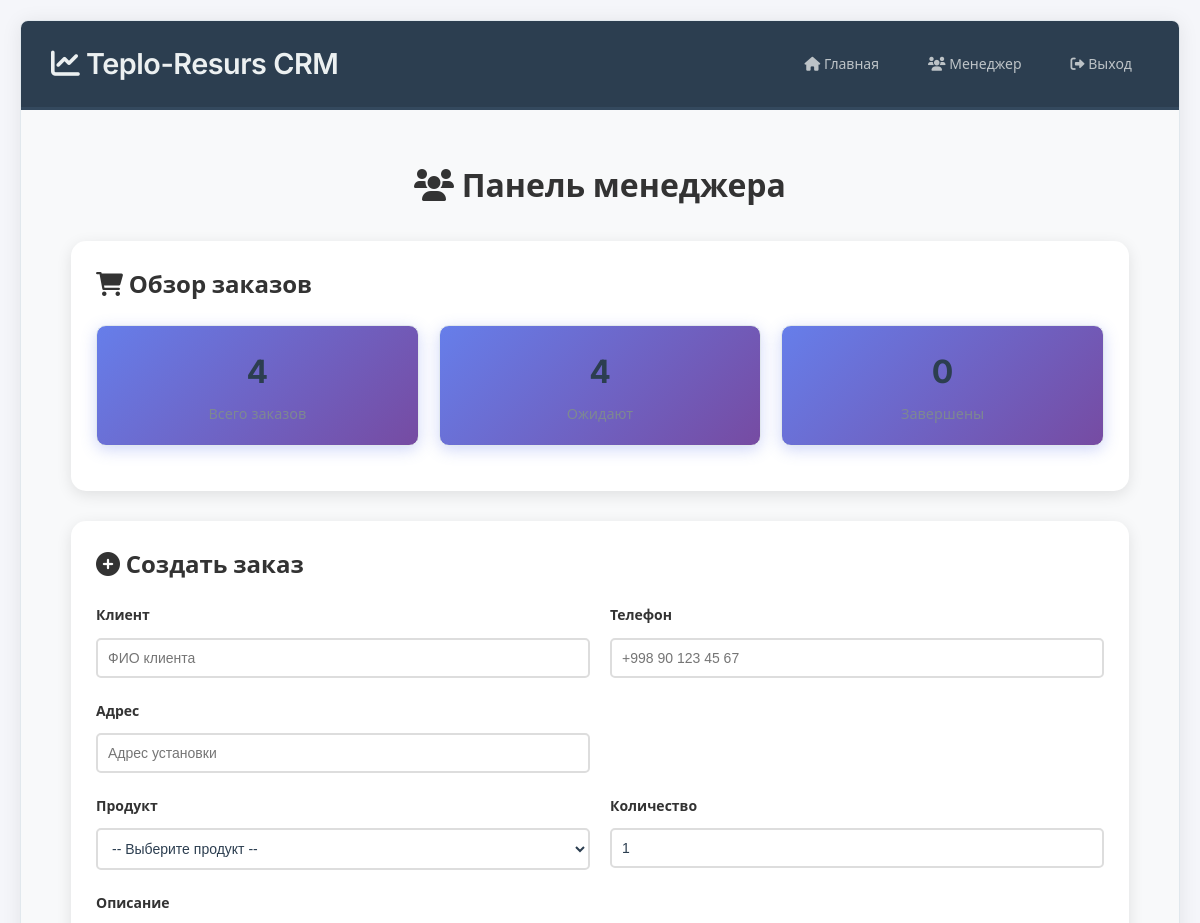
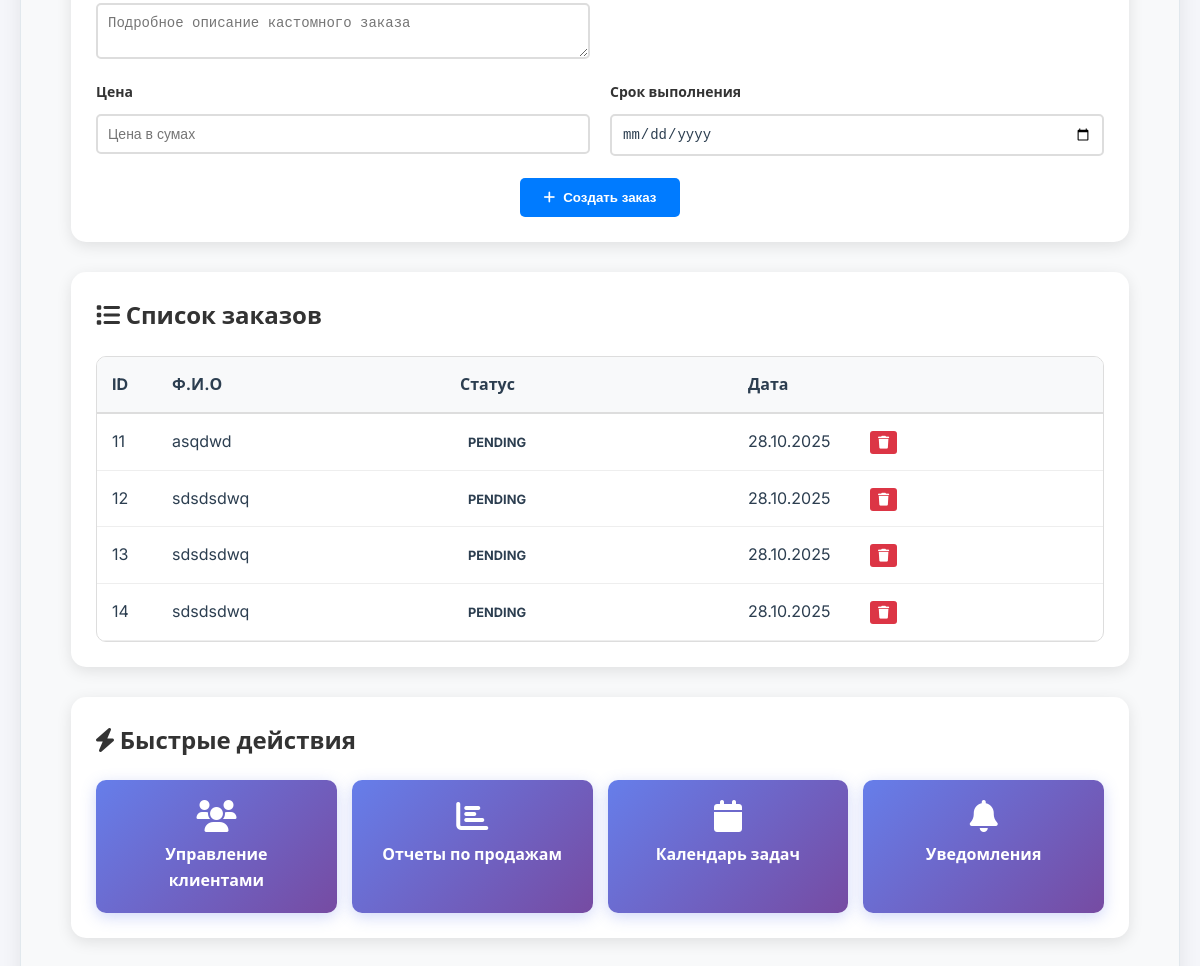
Page /manager (signed in) on the earlier database version (2 pictures, top to bottom).
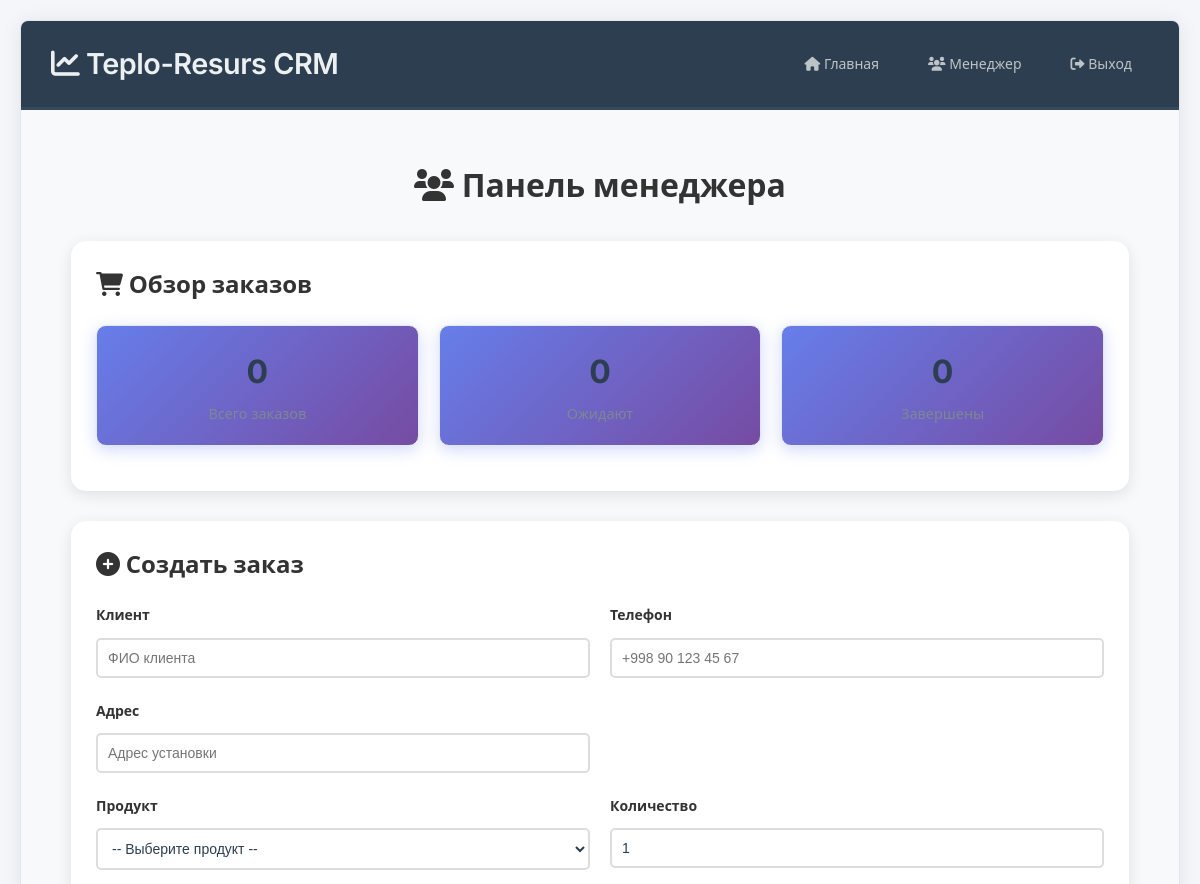
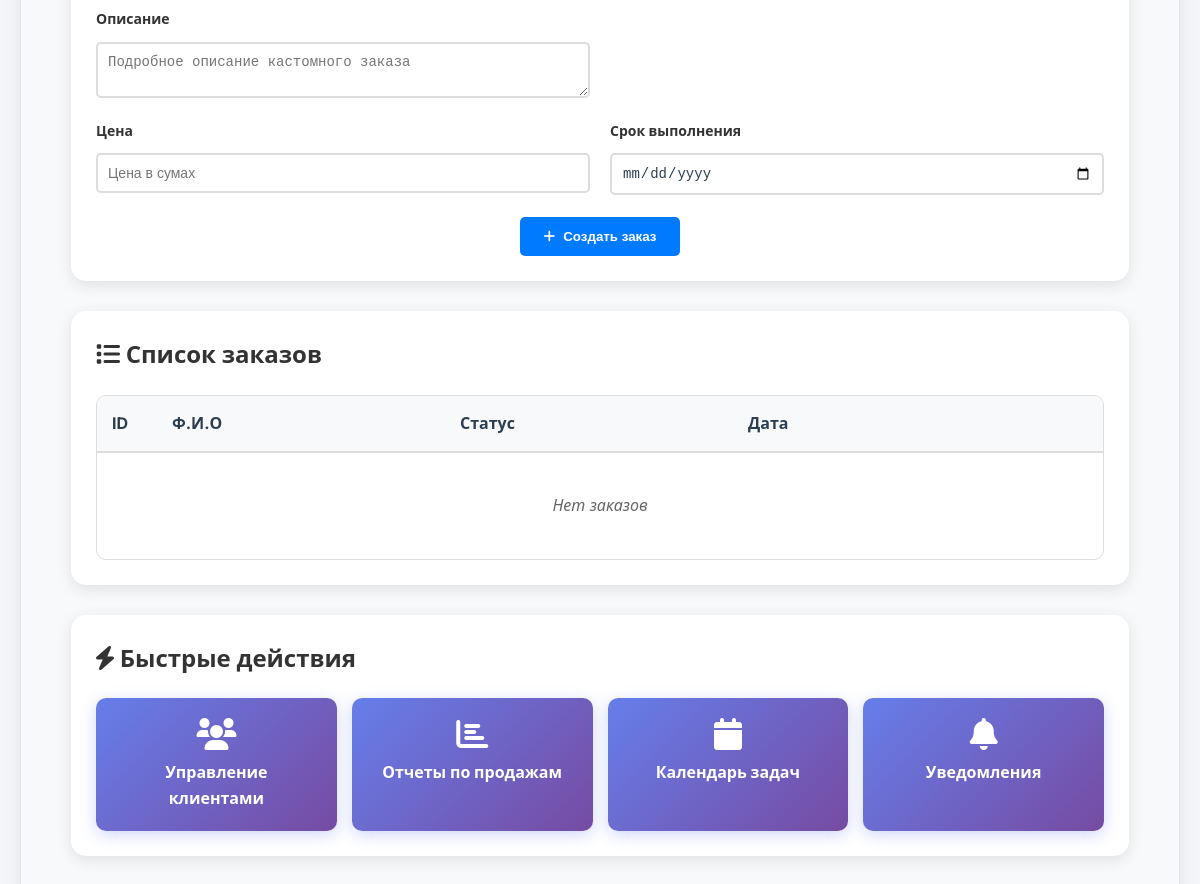
Same page on the later database version (2 pictures, top to bottom).
### models.py (models this page shows, shortened)
class Order(db.Model):
    id = db.Column(db.Integer, primary_key=True)
    order_number = db.Column(db.String(50), unique=True, nullable=True)
    customer_name = db.Column(db.String(100), nullable=False)
    customer_phone = db.Column(db.String(20))
    customer_email = db.Column(db.String(120))
    total_amount = db.Column(db.Float, nullable=False)
    status = db.Column(db.String(20), default='pending')
    order_date = db.Column(db.DateTime, default=datetime.utcnow)
    delivery_date = db.Column(db.DateTime)
    notes = db.Column(db.Text)
    user_id = db.Column(db.Integer, db.ForeignKey('user.id'), nullable=False)
    items = db.relationship('OrderItem', backref='order', lazy=True, cascade='all, delete-orphan')
    custom_orders = db.relationship('CustomOrder', backref='order', lazy=True, cascade='all, delete-orphan')

### app.py (the view, shortened to what this page needs)
    @app.route('/manager', methods=['GET','POST', 'DELETE'])
    @role_required('manager')
    def manager_dashboard():
        orders = Order.query.all()
        users = User.query.all()
        products = Product.query.all()
        if request.method == "DELETE":
            order = Order.query.get(request.get_json().get('order_id'))
            db.session.delete(order)
            db.session.commit()
        total_orders = Order.query.count()
        pending_orders = Order.query.filter_by(status='pending').count()
        completed_orders = Order.query.filter_by(status='completed').count()
        return render_template('manager.html',
                             orders=orders, users=users,
                             total_orders=total_orders, pending_orders=pending_orders,
                             completed_orders=completed_orders, products=products)

### models.py (called while the page is built)
    def has_role(self, role_name):
        return any(role.name == role_name for role in self.roles)

### templates/manager.html (shortened to what this page needs)
{% extends 'base.html' %}
{% block content %}
<div class="dashboard">
  <h2><i class="fas fa-users"></i> Панель менеджера</h2>
  <div class="orders-overview">
    <h3><i class="fas fa-shopping-cart"></i> Обзор заказов</h3>
    <div class="stats-grid">
      <div class="stat-card">
        <div class="stat-number">{{ total_orders or 0 }}</div>
        <div class="stat-label">Всего заказов</div>
      </div>
      <div class="stat-card">
        <div class="stat-number">{{ pending_orders or 0 }}</div>
        <div class="stat-label">Ожидают</div>
      </div>
      <div class="stat-card">
        <div class="stat-number">{{ completed_orders or 0 }}</div>
        <div class="stat-label">Завершены</div>
      </div>
    </div>
  </div>
  <div class="create-order-section">
    <h3><i class="fas fa-plus-circle"></i> Создать заказ</h3>
    <form id="ordercreate" onsubmit="createOrder(event)">
      <div class="form-row">
        <div class="form-group">
          <label for="client_name">Клиент</label>
          <input type="text" id="client_name" name="client_name" placeholder="ФИО клиента" required>
        </div>
        <div class="form-group">
          <label for="client_phone">Телефон</label>
          <input type="tel" id="client_phone" name="client_phone" placeholder="+998 90 123 45 67" required>
        </div>
      </div>
      <div class="form-row">
        <div class="form-group">
          <label for="client_address">Адрес</label>
          <input type="text" id="client_address" name="client_address" placeholder="Адрес установки" required>
        </div>
      </div>
      <div id="standard-fields">
        <div class="form-row">
          <div class="form-group">
            <label for="product">Продукт</label>
            <select id="product" name="product">
              <option value="">-- Выберите продукт --</option>
            </select>
          </div>
          <div class="form-group">
            <label for="quantity">Количество</label>
            <input type="number" id="quantity" name="quantity" min="1" value="1">
          </div>
        </div>
      </div>
      <div id="custom-fields">
        <div class="form-row">
          <div class="form-group">
            <label for="custom_description">Описание</label>
            <textarea id="custom_description" name="custom_description"
              placeholder="Подробное описание кастомного заказа"></textarea>
          </div>
        </div>
        <div class="form-row">
          <div class="form-group">
            <label for="custom_price">Цена</label>
            <input type="number" id="custom_price" name="custom_price" placeholder="Цена в сумах">
          </div>
          <div class="form-group">
            <label for="deadline">Срок выполнения</label>
            <input type="date" id="deadline" name="deadline">
          </div>
        </div>
      </div>
      <div class="form-actions">
        <button type="submit" class="btn-primary" >
          <i class="fas fa-plus"></i> Создать заказ
        </button>
      </div>
      </form>
  </div>
  <div class="orders-list">
    <h3><i class="fas fa-list"></i> Список заказов</h3>
    <div class="orders-table">
      <div class="table-header">
        <div class="col-id">ID</div>
        <div class="col-product">Ф.И.О</div>
        <div class="col-status">Статус</div>
        <div class="col-date">Дата</div>
      </div>
      {% for order in orders[:10] if orders %}
      <div class="table-row">
        <div class="col-id">{{ order.id }}</div>
        <div class="col-client">{{ order.customer_name or 'N/A' }}</div>
        <div class="col-status">
          <span class="status-badge status-{{ order.status or 'new' }}">
            {{ order.status or 'Новый' }}
          </span>
        </div>
        <div class="col-date">{{ order.order_date.strftime('%d.%m.%Y') if order.order_date else 'N/A' }}</div>
        <div class="col-actions">
          <button class="btn-small btn-danger" onclick="deleteOrder({{ order.id }})">
            <i class="fas fa-trash"></i>
          </button>
        </div>
      </div>
      {% else %}
      <div class="no-orders">Нет заказов</div>
      {% endfor %}
    </div>
  </div>
  <div class="quick-actions">
    <h3><i class="fas fa-bolt"></i> Быстрые действия</h3>
    <div class="action-buttons">
      <a href="#" class="action-btn" onclick="showClientsModal()">
        <i class="fas fa-users"></i>
        <span>Управление клиентами</span>
      </a>
      <a href="#" class="action-btn" onclick="showReportsModal()">
        <i class="fas fa-chart-bar"></i>
        <span>Отчеты по продажам</span>
      </a>
      <a href="#" class="action-btn" onclick="showCalendarModal()">
        <i class="fas fa-calendar"></i>
        <span>Календарь задач</span>
      </a>
      <a href="#" class="action-btn" onclick="showNotificationsModal()">
        <i class="fas fa-bell"></i>
        <span>Уведомления</span>
      </a>
    </div>
  </div>
</div>
{% endblock %}

### templates/base.html (shortened to what this page needs)
<!doctype html>
<html lang="ru">
<head>
  <link rel="stylesheet" href="{{ url_for('static', filename='css/custom.css') }}">
  <link href="https://cdnjs.cloudflare.com/ajax/libs/font-awesome/6.0.0/css/all.min.css" rel="stylesheet">
</head>
<body>
<div class="container">
    <header class="header">
        <h1><i class="fas fa-chart-line"></i> Teplo-Resurs CRM</h1>
        {% if current_user.is_authenticated %}
            <div class="nav">
                <a href="{{ url_for('index') }}"><i class="fas fa-home"></i> Главная</a>
                {% if current_user.has_role('manager') %}<a href="{{ url_for('manager_dashboard') }}"><i class="fas fa-users"></i> Менеджер</a>{% endif %}
                <a href="{{ url_for('logout') }}"><i class="fas fa-sign-out-alt"></i> Выход</a>
            </div>
        {% endif %}
    </header>
    <main class="main">
        {% block content %}{% endblock %}
    </main>
</div>
</body>
</html>

### static/css/custom.css (style rules this page uses)
* { margin: 0; padding: 0; box-sizing: border-box; }
body { font-family: 'Inter', 'Segoe UI', Tahoma, Geneva, Verdana, sans-serif; background: #f5f6fa; color: #2c3e50; min-height: 100vh; padding: 20px; line-height: 1.6; }
.container { max-width: 1200px; margin: 0 auto; background: #ffffff; border-radius: 8px; box-shadow: 0 2px 20px rgba(0, 0, 0, 0.08); border: 1px solid #e1e8ed; overflow: hidden; }
.header { background: #2c3e50; color: #ecf0f1; padding: 20px 30px; display: flex; justify-content: space-between; align-items: center; box-shadow: 0 2px 10px rgba(0, 0, 0, 0.1); border-bottom: 3px solid #34495e; }
.header h1 { font-size: 1.8em; font-weight: 600; color: #ecf0f1; letter-spacing: -0.5px; }
.nav { display: flex; gap: 15px; align-items: center; }
.nav a { color: #bdc3c7; text-decoration: none; padding: 8px 16px; border-radius: 4px; background: transparent; transition: all 0.2s ease; font-weight: 500; font-size: 14px; border: 1px solid transparent; }
.main { padding: 30px; background: #f8f9fa; }
input, select, textarea { padding: 10px 12px; margin: 6px 0; display: block; width: 100%; border: 1px solid #bdc3c7; border-radius: 4px; font-size: 14px; transition: all 0.2s ease; background: #ffffff; color: #2c3e50; }
.form-group { margin-bottom: 16px; }
.form-group label { display: block; margin-bottom: 6px; font-weight: 600; color: #2c3e50; font-size: 14px; }
.stats-grid { display: grid; grid-template-columns: repeat(auto-fit, minmax(250px, 1fr)); gap: 16px; margin-bottom: 24px; }
.stat-card { background: white; padding: 20px; border-radius: 6px; text-align: center; box-shadow: 0 1px 3px rgba(0, 0, 0, 0.1); transition: all 0.2s ease; position: relative; border: 1px solid #e1e8ed; }
.stat-number { font-size: 2em; font-weight: 700; color: #2c3e50; margin-bottom: 8px; }
.stat-label { color: #7f8c8d; font-weight: 500; font-size: 13px; }

### templates/manager.html (style rules this page uses)
.dashboard { max-width: 1200px; margin: 0 auto; padding: 20px; }
.dashboard h2 { color: #333; margin-bottom: 30px; font-size: 2em; text-align: center; }
.orders-overview, .create-order-section, .orders-list, .quick-actions { background: white; padding: 25px; border-radius: 15px; box-shadow: 0 4px 15px rgba(0, 0, 0, 0.1); margin-bottom: 30px; }
.orders-overview h3, .create-order-section h3, .orders-list h3, .quick-actions h3 { color: #333; margin-bottom: 20px; font-size: 1.5em; }
.stats-grid { display: grid; grid-template-columns: repeat(auto-fit, minmax(200px, 1fr)); gap: 20px; margin-bottom: 20px; }
.stat-card { background: linear-gradient(135deg, #667eea 0%, #764ba2 100%); color: white; padding: 20px; border-radius: 10px; text-align: center; box-shadow: 0 4px 15px rgba(102, 126, 234, 0.3); }
.stat-number { font-size: 2em; font-weight: bold; margin-bottom: 5px; }
.stat-label { font-size: 0.9em; opacity: 0.9; }
.form-row { display: grid; grid-template-columns: 1fr 1fr; gap: 20px; }
.form-group { display: flex; flex-direction: column; }
.form-group label { margin-bottom: 5px; font-weight: bold; color: #333; }
.form-group input, .form-group select, .form-group textarea { padding: 10px; border: 2px solid #ddd; border-radius: 5px; font-size: 14px; transition: border-color 0.3s ease; }
.form-actions { display: flex; gap: 15px; justify-content: center; }
.btn-primary, .btn-secondary { padding: 12px 24px; border: none; border-radius: 5px; cursor: pointer; font-weight: bold; display: flex; align-items: center; gap: 8px; transition: all 0.3s ease; }
.btn-primary { background: #007bff; color: white; }
.orders-table { border: 1px solid #ddd; border-radius: 10px; overflow: hidden; }
.table-header { display: grid; grid-template-columns: 60px 1fr 1fr 120px 100px 120px; background: #f8f9fa; font-weight: bold; padding: 15px; border-bottom: 2px solid #ddd; }
.no-orders { text-align: center; color: #666; font-style: italic; padding: 40px; }
.action-buttons { display: grid; grid-template-columns: repeat(auto-fit, minmax(200px, 1fr)); gap: 15px; }
.action-btn { display: flex; flex-direction: column; align-items: center; padding: 20px; background: linear-gradient(135deg, #667eea 0%, #764ba2 100%); color: white; text-decoration: none; border-radius: 10px; transition: all 0.3s ease; box-shadow: 0 4px 15px rgba(102, 126, 234, 0.3); }
.action-btn i { font-size: 2em; margin-bottom: 10px; }
.action-btn span { font-weight: bold; text-align: center; }

Differences in the rows shown:
removed Order: id "11", customer_name "asqdwd", status "PENDING", order_date "28.10.2025"
removed Order: id "12", customer_name "sdsdsdwq", status "PENDING", order_date "28.10.2025"
removed Order: id "13", customer_name "sdsdsdwq", status "PENDING", order_date "28.10.2025"
removed Order: id "14", customer_name "sdsdsdwq", status "PENDING", order_date "28.10.2025"
Other differences:
{{ total_orders or 0 }}: "4" → "0"
{{ pending_orders or 0 }}: "4" → "0"
text now shown: "Нет заказов"
